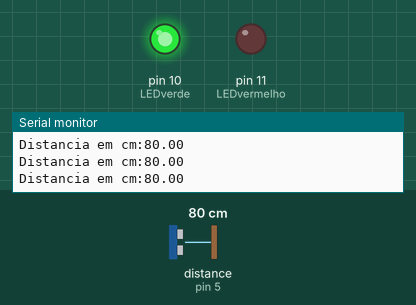
Simulated run of this sketch. Board: Arduino Uno, built with avr-gcc and run on an emulated ATmega328P. Shown: output pins drawn as LEDs (lit = HIGH), the last lines printed to the serial monitor. Inputs (shaded band) come from the test bench; at power-on: distance to the obstacle (sensor on pin 5) 80 cm. The echo pulse lasts 58.3 µs per cm.

Above: at 1.3 s.
1.4 s: distance to the obstacle (sensor on pin 5) set to 12 cm
2.9 s: distance to the obstacle (sensor on pin 5) set to 9 cm
At 3.3 s:
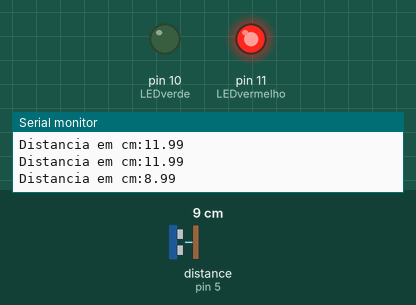
4.5 s: distance to the obstacle (sensor on pin 5) set to 18 cm
At 5.7 s:
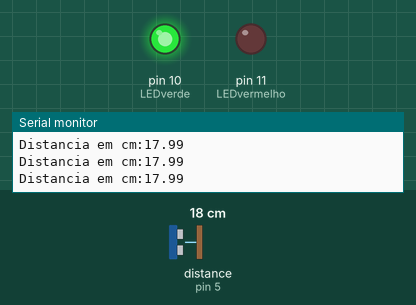
6.0 s: distance to the obstacle (sensor on pin 5) set to 2 cm
At 7.2 s:
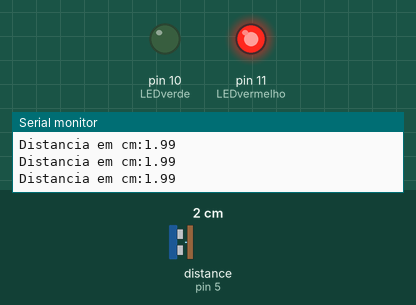
Timing chart, 0 to 8.5 s (numbered marks = the images above; inputs shaded):
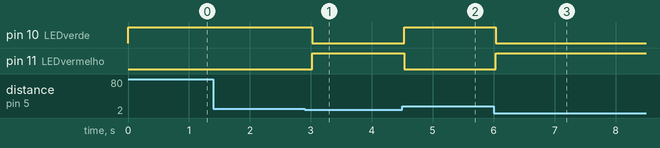

The sketch:

sketch_aula01ex02.ino
```cpp
// Atividade 2 - Aula 1 - SENSOR DE ULTRASSOM COM DUAS DISTANCIAS

//Conexão com sensor de ultrassom HC - SR04

//CARREGANDO BIBLIOTECA
#include <Ultrasonic.h>

//DEFININDO OS PINOS PARA TRIGGER E ECHO
#define pino_trigger 4
#define pino_echo 5

//INICIALIZANDO O SENSOR NOS PINOS PRE DEFINIDOS
Ultrasonic ultrasonic(pino_trigger, pino_echo);

//DECLARACAO DOS LEDS
int LEDverde = 10;
int LEDvermelho = 11;

void setup()
{
  //MODULO HC-04
  Serial.begin(9600);
  Serial.println("Lendo dados do sensor..");

  //LED
  pinMode(LEDverde,OUTPUT);
  pinMode(LEDvermelho,OUTPUT);
}

void loop()
{
  //LENDO AS INFORMACOES DO SENSOR EM CM E POL.
  float cmMsec;
  long microsec = ultrasonic.timing();
  cmMsec = ultrasonic.convert(microsec, Ultrasonic::CM);

  //EXIBINDO INFORMACOES NO SERIAL MONITOR
  Serial.print("Distancia em cm:");
  Serial.println(cmMsec);

  //SE DISTANCIA >10 LED VERDE, SE <10 LED VERMELHO
  if (cmMsec > 10){
    digitalWrite(LEDverde,HIGH);
    digitalWrite(LEDvermelho,LOW);
  } else {
    digitalWrite(LEDverde,LOW);
    digitalWrite(LEDvermelho,HIGH);
  }

  //PAUSA PARA ENVIAR MENSAGENS
  delay(500);
}
```

Measured:
- the behaviour switches between 11 and 10 cm on distance to the obstacle (sensor on pin 5) (found by bisection; images 0 and 1)
- after the input at 2.9 s, pin 10 (LEDverde): HIGH → LOW after 0.13 s; pin 11 (LEDvermelho): LOW → HIGH after 0.13 s
- after the input at 4.5 s, pin 10 (LEDverde): LOW → HIGH at once; pin 11 (LEDvermelho): HIGH → LOW at once
- after the input at 6.0 s, pin 10 (LEDverde): HIGH → LOW at once; pin 11 (LEDvermelho): LOW → HIGH at once
